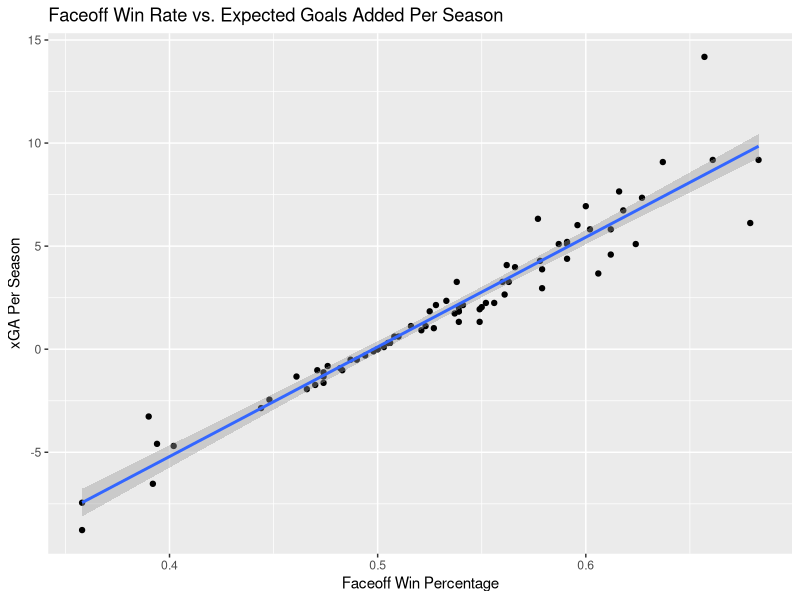
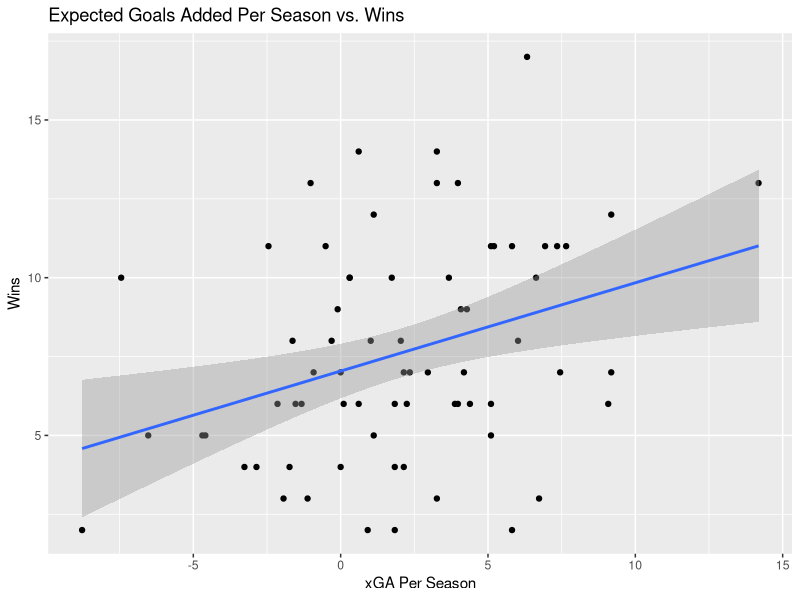

Write the R code that produced these figures, in order.
library(tidyverse)

# Load data
player_fo_data <- read.csv("IndividualFOMensLacrosseData.csv")
team_data <- read.csv("TeamMensLacrosseData.csv")

# View tables
View(player_fo_data)
View(team_data)

# Estimation for possessions
team_data <- team_data |>
  mutate(
    est_poss = Shots + TO,
    goals_per_poss = Goals / est_poss,
    Wins = round(Win.Pct * Games, 0)
  )

# League average goals per possesion
league_avg_gpp <- mean(team_data$goals_per_poss)

# Extra possessions an >50 faceoff percentage player added
player_fo_data <- player_fo_data |>
  mutate(
    extra_poss_season = FOS.WON - (FOS.TAKEN * 0.5),
    xGA_season = extra_poss_season * league_avg_gpp,
  )

# Regression of extra goals added per season vs. faceoff percentage
ind_fo_model <- lm(xGA_season ~ PCT., data = player_fo_data)
summary(ind_fo_model)

# Plot of above regression
ggplot(player_fo_data, aes(x = PCT., y = xGA_season)) +
  geom_point() +
  geom_smooth(method = "lm") +
  labs(
    title = "Faceoff Win Rate vs. Expected Goals Added Per Season",
    x = "Faceoff Win Percentage",
    y = "xGA Per Season"
  )

# A team's overall extra goals added
team_fo <- player_fo_data |>
  group_by(TEAM) |>
  summarise(team_xGA = sum(xGA_season)) |> 
  left_join(team_data, by = "TEAM")

# Regression of wins vs. extra goals added
team_model <- lm(Wins ~ team_xGA, data = team_fo)
summary(team_model)

# Plot of above regression
ggplot(team_fo, aes(x = team_xGA, y = Wins)) +
  geom_point() +
  geom_smooth(method = "lm") +
  labs(
    title = "Expected Goals Added Per Season vs. Wins",
    x = "xGA Per Season",
    y = "Wins"
  )
